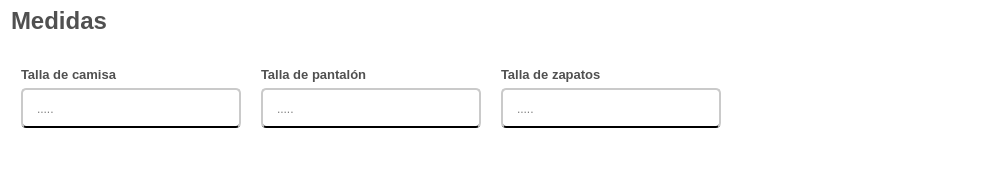
              <widget class="QFrame" name="info_medidas">
               <property name="sizePolicy">
                <sizepolicy hsizetype="Preferred" vsizetype="Preferred">
                 <horstretch>0</horstretch>
                 <verstretch>10</verstretch>
                </sizepolicy>
               </property>
               <property name="minimumSize">
                <size>
                 <width>1000</width>
                 <height>150</height>
                </size>
               </property>
               <property name="styleSheet">
                <string notr="true">QFrame{

	background-color: rgb(255, 255, 255);

}</string>
               </property>
               <property name="frameShape">
                <enum>QFrame::NoFrame</enum>
               </property>
               <property name="frameShadow">
                <enum>QFrame::Raised</enum>
               </property>
               <layout class="QVBoxLayout" name="verticalLayout_7">
                <item alignment="Qt::AlignLeft">
                 <widget class="QLabel" name="label_titulo_del_segmento_medidas">
                  <property name="maximumSize">
                   <size>
                    <width>16777215</width>
                    <height>20</height>
                   </size>
                  </property>
                  <property name="font">
                   <font>
                    <family>Arial</family>
                    <pointsize>18</pointsize>
                    <weight>75</weight>
                    <bold>true</bold>
                   </font>
                  </property>
                  <property name="styleSheet">
                   <string notr="true">QLabel{
	

	
	color: rgb(80, 80, 80);

	border-color: #ffffff;


}
</string>
                  </property>
                  <property name="text">
                   <string>Medidas</string>
                  </property>
                  <property name="scaledContents">
                   <bool>false</bool>
                  </property>
                  <property name="alignment">
                   <set>Qt::AlignCenter</set>
                  </property>
                 </widget>
                </item>
                <item>
                 <widget class="QFrame" name="preguntas_info_medidas">
                  <property name="frameShape">
                   <enum>QFrame::NoFrame</enum>
                  </property>
                  <property name="frameShadow">
                   <enum>QFrame::Raised</enum>
                  </property>
                  <layout class="QGridLayout" name="gridLayout_3" rowstretch="0,0" columnstretch="0,0,0" rowminimumheight="0,0" columnminimumwidth="0,0,0">
                   <property name="leftMargin">
                    <number>10</number>
                   </property>
                   <property name="topMargin">
                    <number>30</number>
                   </property>
                   <property name="bottomMargin">
                    <number>30</number>
                   </property>
                   <property name="horizontalSpacing">
                    <number>20</number>
                   </property>
                   <property name="verticalSpacing">
                    <number>6</number>
                   </property>
                   <item row="0" column="0" alignment="Qt::AlignLeft">
                    <widget class="QLabel" name="label_talla_de_camisa">
                     <property name="sizePolicy">
                      <sizepolicy hsizetype="Preferred" vsizetype="Preferred">
                       <horstretch>0</horstretch>
                       <verstretch>0</verstretch>
                      </sizepolicy>
                     </property>
                     <property name="maximumSize">
                      <size>
                       <width>16777215</width>
                       <height>20</height>
                      </size>
                     </property>
                     <property name="font">
                      <font>
                       <family>Arial</family>
                       <pointsize>10</pointsize>
                       <weight>75</weight>
                       <bold>true</bold>
                      </font>
                     </property>
                     <property name="styleSheet">
                      <string notr="true">QLabel{
		
	color: rgb(80, 80, 80);

	border-color: #ffffff;


}
</string>
                     </property>
                     <property name="text">
                      <string>Talla de camisa</string>
                     </property>
                     <property name="scaledContents">
                      <bool>false</bool>
                     </property>
                    </widget>
                   </item>
                   <item row="0" column="1" alignment="Qt::AlignLeft">
                    <widget class="QLabel" name="label_talla_De_pantalon">
                     <property name="sizePolicy">
                      <sizepolicy hsizetype="Preferred" vsizetype="Preferred">
                       <horstretch>0</horstretch>
                       <verstretch>0</verstretch>
                      </sizepolicy>
                     </property>
                     <property name="maximumSize">
                      <size>
                       <width>16777215</width>
                       <height>20</height>
                      </size>
                     </property>
                     <property name="font">
                      <font>
                       <family>Arial</family>
                       <pointsize>10</pointsize>
                       <weight>75</weight>
                       <bold>true</bold>
                      </font>
                     </property>
                     <property name="styleSheet">
                      <string notr="true">QLabel{
		
	color: rgb(80, 80, 80);

	border-color: #ffffff;


}
</string>
                     </property>
                     <property name="text">
                      <string>Talla de pantalón</string>
                     </property>
                     <property name="scaledContents">
                      <bool>false</bool>
                     </property>
                    </widget>
                   </item>
                   <item row="0" column="2" alignment="Qt::AlignLeft">
                    <widget class="QLabel" name="label_talla_de_zapatos">
                     <property name="sizePolicy">
                      <sizepolicy hsizetype="Preferred" vsizetype="Preferred">
                       <horstretch>0</horstretch>
                       <verstretch>0</verstretch>
                      </sizepolicy>
                     </property>
                     <property name="maximumSize">
                      <size>
                       <width>16777215</width>
                       <height>20</height>
                      </size>
                     </property>
                     <property name="font">
                      <font>
                       <family>Arial</family>
                       <pointsize>10</pointsize>
                       <weight>75</weight>
                       <bold>true</bold>
                      </font>
                     </property>
                     <property name="styleSheet">
                      <string notr="true">QLabel{
		
	color: rgb(80, 80, 80);

	border-color: #ffffff;


}
</string>
                     </property>
                     <property name="text">
                      <string>Talla de zapatos</string>
                     </property>
                     <property name="scaledContents">
                      <bool>false</bool>
                     </property>
                    </widget>
                   </item>
                   <item row="1" column="0" alignment="Qt::AlignTop">
                    <widget class="QLineEdit" name="input_talla_de_camisa">
                     <property name="sizePolicy">
                      <sizepolicy hsizetype="Fixed" vsizetype="Fixed">
                       <horstretch>0</horstretch>
                       <verstretch>20</verstretch>
                      </sizepolicy>
                     </property>
                     <property name="minimumSize">
                      <size>
                       <width>220</width>
                       <height>40</height>
                      </size>
                     </property>
                     <property name="styleSheet">
                      <string notr="true">QLineEdit{
	
	background-color: rgb(255, 255, 255);
	font: 12pt &quot;Arial&quot;;
	border-radius:5px;
	padding-left: 12px;
 padding-right:12px;
	padding-top:1px;
	border-bottom:2px solid black  ;
	border-top: 2px solid rgb(202, 202, 202);
	border-left: 2px solid rgb(202, 202, 202);
	border-right: 2px solid rgb(202, 202, 202);

}

QLineEdit:focus{

	border: 2px solid rgb(17, 192, 255)



}
</string>
                     </property>
                     <property name="placeholderText">
                      <string>.....</string>
                     </property>
                    </widget>
                   </item>
                   <item row="1" column="1" alignment="Qt::AlignTop">
                    <widget class="QLineEdit" name="input_talla_de_pantalon">
                     <property name="sizePolicy">
                      <sizepolicy hsizetype="Fixed" vsizetype="Fixed">
                       <horstretch>0</horstretch>
                       <verstretch>20</verstretch>
                      </sizepolicy>
                     </property>
                     <property name="minimumSize">
                      <size>
                       <width>220</width>
                       <height>40</height>
                      </size>
                     </property>
                     <property name="styleSheet">
                      <string notr="true">QLineEdit{
	
	background-color: rgb(255, 255, 255);
	font: 12pt &quot;Arial&quot;;
	border-radius:5px;
	padding-left: 12px;
 padding-right:12px;
	padding-top:1px;
	border-bottom:2px solid black  ;
	border-top: 2px solid rgb(202, 202, 202);
	border-left: 2px solid rgb(202, 202, 202);
	border-right: 2px solid rgb(202, 202, 202);

}

QLineEdit:focus{

	border: 2px solid rgb(17, 192, 255)



}
</string>
                     </property>
                     <property name="placeholderText">
                      <string>.....</string>
                     </property>
                    </widget>
                   </item>
                   <item row="1" column="2" alignment="Qt::AlignLeft|Qt::AlignTop">
                    <widget class="QLineEdit" name="input_talla_de_zapatos">
                     <property name="sizePolicy">
                      <sizepolicy hsizetype="Fixed" vsizetype="Fixed">
                       <horstretch>0</horstretch>
                       <verstretch>20</verstretch>
                      </sizepolicy>
                     </property>
                     <property name="minimumSize">
                      <size>
                       <width>220</width>
                       <height>40</height>
                      </size>
                     </property>
                     <property name="styleSheet">
                      <string notr="true">QLineEdit{
	
	background-color: rgb(255, 255, 255);
	font: 12pt &quot;Arial&quot;;
	border-radius:5px;
	padding-left: 12px;
 padding-right:12px;
	padding-top:1px;
	border-bottom:2px solid black  ;
	border-top: 2px solid rgb(202, 202, 202);
	border-left: 2px solid rgb(202, 202, 202);
	border-right: 2px solid rgb(202, 202, 202);

}

QLineEdit:focus{

	border: 2px solid rgb(17, 192, 255)



}
</string>
                     </property>
                     <property name="placeholderText">
                      <string>.....</string>
                     </property>
                    </widget>
                   </item>
                  </layout>
                  <zorder>input_talla_de_pantalon</zorder>
                  <zorder>input_talla_de_camisa</zorder>
                  <zorder>input_talla_de_zapatos</zorder>
                  <zorder>label_talla_de_camisa</zorder>
                  <zorder>label_talla_De_pantalon</zorder>
                  <zorder>label_talla_de_zapatos</zorder>
                 </widget>
                </item>
               </layout>
              </widget>
